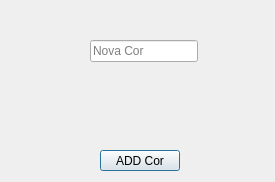
<?xml version="1.0" encoding="UTF-8"?>
<ui version="4.0">
 <class>CadastroCor</class>
 <widget class="QDialog" name="CadastroCor">
  <property name="geometry">
   <rect>
    <x>0</x>
    <y>0</y>
    <width>275</width>
    <height>182</height>
   </rect>
  </property>
  <property name="windowTitle">
   <string>SansCar - Adiconar Cor</string>
  </property>
  <widget class="QPushButton" name="btncadCor">
   <property name="geometry">
    <rect>
     <x>100</x>
     <y>150</y>
     <width>80</width>
     <height>21</height>
    </rect>
   </property>
   <property name="text">
    <string>ADD Cor</string>
   </property>
  </widget>
  <widget class="QLineEdit" name="txtcadCor">
   <property name="geometry">
    <rect>
     <x>90</x>
     <y>40</y>
     <width>108</width>
     <height>22</height>
    </rect>
   </property>
   <property name="placeholderText">
    <string>Nova Cor</string>
   </property>
  </widget>
 </widget>
 <resources/>
 <connections/>
</ui>
